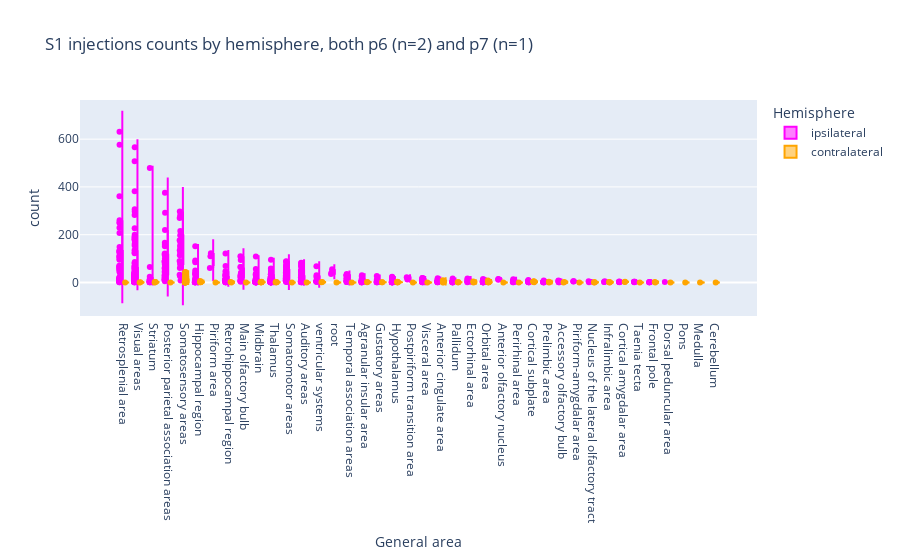

Notebook cell for this chart:
### Code cell
plot_count(big_file_S1_injections_long, "S1 injections counts by hemisphere, both p6 (n=2) and p7 (n=1)", area_order_count)

### Figure 1 — Plotly figure (JSON) as saved in the notebook; plotly's stock layout.template omitted (floating-point values rounded to 4 significant figures; data arrays with more than 128 entries replaced by an {"elided": "..."} marker saying what was removed)
{"data": [{"alignmentgroup": "True", "box": {"visible": true}, "hovertemplate": "Hemisphere=ipsilateral<br>General area=%{x}<br>count=%{y}<extra></extra>", "legendgroup": "ipsilateral", "marker": {"color": "magenta"}, "meanline": {"visible": true}, "name": "ipsilateral", "offsetgroup": "ipsilateral", "orientation": "v", "points": "all", "scalegroup": "True", "showlegend": true, "type": "violin", "x": {"elided": "831 str values"}, "x0": " ", "xaxis": "x", "y": {"elided": "831 int values"}, "y0": " ", "yaxis": "y"}, {"alignmentgroup": "True", "box": {"visible": true}, "hovertemplate": "Hemisphere=contralateral<br>General area=%{x}<br>count=%{y}<extra></extra>", "legendgroup": "contralateral", "marker": {"color": "orange"}, "meanline": {"visible": true}, "name": "contralateral", "offsetgroup": "contralateral", "orientation": "v", "points": "all", "scalegroup": "True", "showlegend": true, "type": "violin", "x": {"elided": "166 str values"}, "x0": " ", "xaxis": "x", "y": {"elided": "166 int values"}, "y0": " ", "yaxis": "y"}], "layout": {"legend": {"title": {"text": "Hemisphere"}, "tracegroupgap": 0}, "title": {"text": "S1 injections counts by hemisphere, both p6 (n=2) and p7 (n=1)"}, "violinmode": "group", "xaxis": {"anchor": "y", "categoryarray": ["Retrosplenial area", "Visual areas", "Striatum", "Posterior parietal association areas", "Somatosensory areas", "Hippocampal region", "Piriform area", "Retrohippocampal region", "Main olfactory bulb", "Midbrain", "Thalamus", "Somatomotor areas", "Auditory areas", "ventricular systems", "root", "Temporal association areas", "Agranular insular area", "Gustatory areas", "Hypothalamus", "Postpiriform transition area", "Visceral area", "Anterior cingulate area", "Pallidum", "Ectorhinal area", "Orbital area", "Anterior olfactory nucleus", "Perirhinal area", "Cortical subplate", "Prelimbic area", "Accessory olfactory bulb", "Piriform-amygdalar area", "Nucleus of the lateral olfactory tract", "Infralimbic area", "Cortical amygdalar area", "Taenia tecta", "Frontal pole", "Dorsal peduncular area"], "categoryorder": "array", "domain": [0, 1], "title": {"text": "General area"}}, "yaxis": {"anchor": "x", "domain": [0, 1], "title": {"text": "count"}}}}
